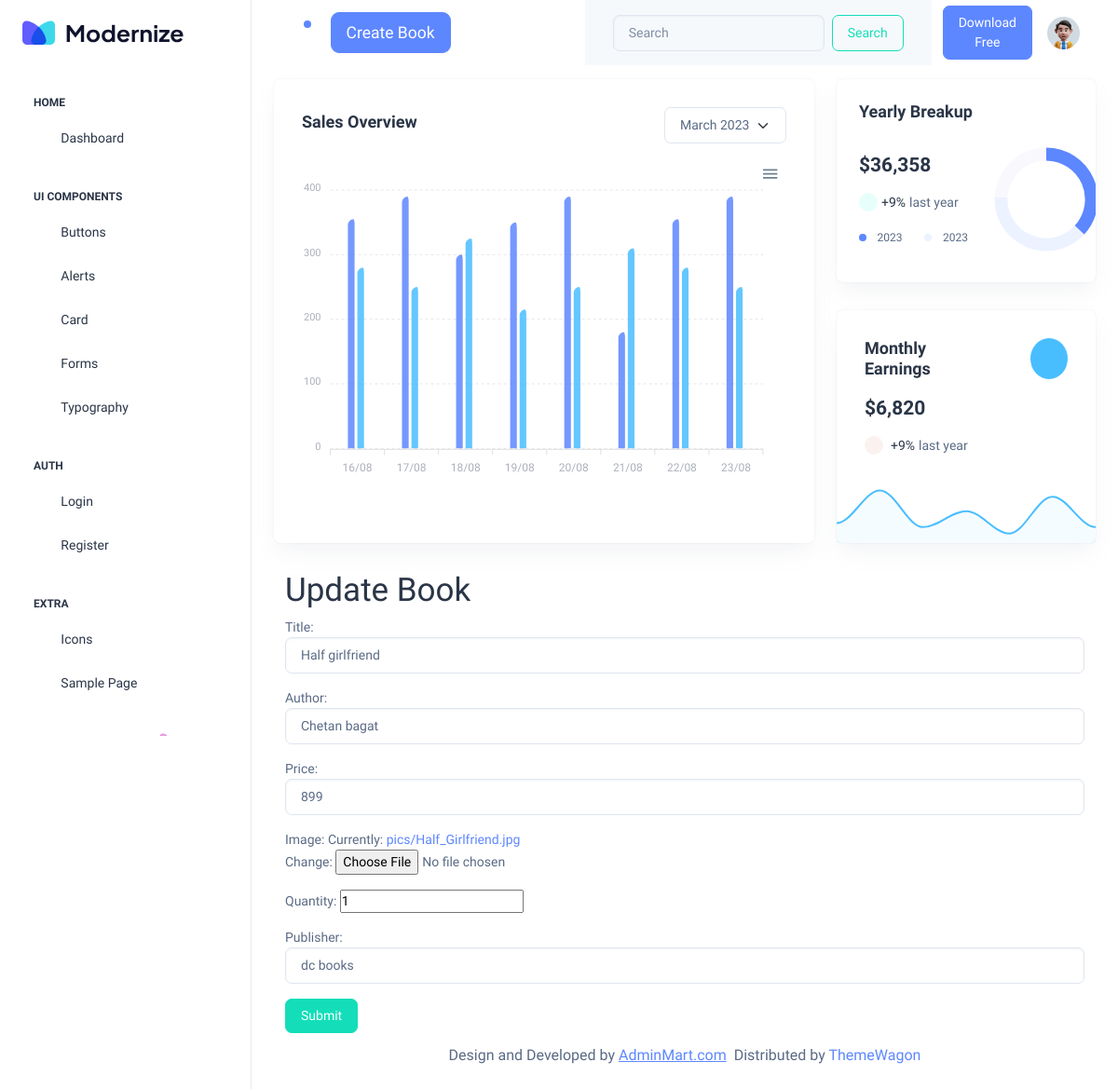
The app's page /update/23, older data.
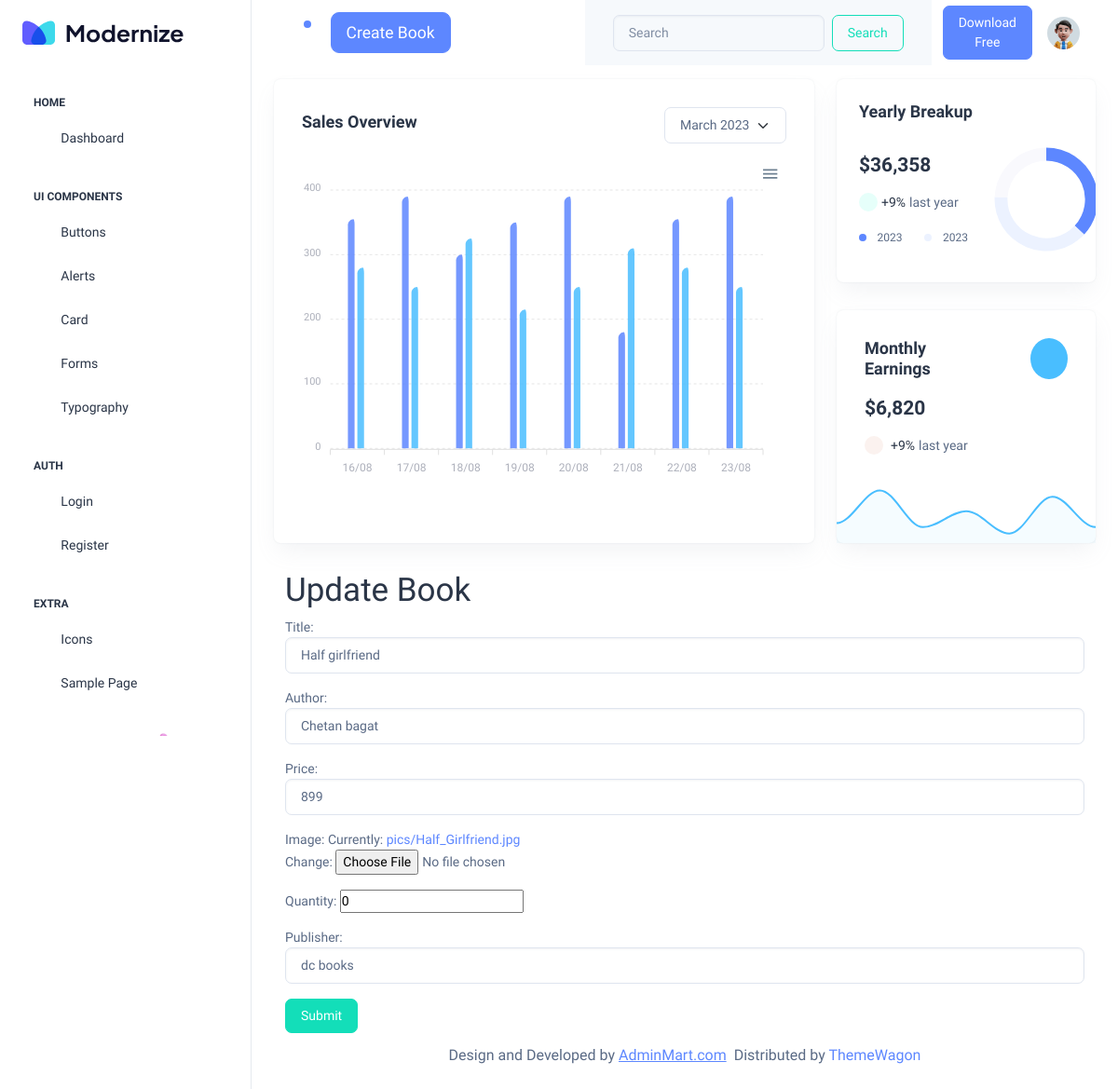
The same page, newer data.
### crudapp/models.py (models this page shows, shortened)
class Book(models.Model):
    title = models.CharField(max_length=250, null=True, blank=True)
    author = models.CharField(max_length=250, null=True, blank=True)
    price = models.IntegerField(null=True, blank=True)
    image = models.ImageField(upload_to='pics')
    quantity = models.IntegerField()
    publisher = models.ForeignKey(Publisher, on_delete=models.CASCADE)

### crudapp/views.py (the view)
# urls.py: path('update/<int:book_id>', views.UpdateBook, name='update'),
def UpdateBook(request,book_id):
    book=Book.objects.get(id=book_id)
    if request.method=='POST':
        form=BookForm(request.POST,request.FILES,instance=book)
        if form.is_valid():
            form.save()
            return redirect('/')
    else:
        form=BookForm(instance=book)
    return render(request,'admin/updatebook.html',{'form':form})

### crudapp/forms.py
class BookForm(forms.ModelForm):
    class Meta:
        model=Book
        fields='__all__'
        widgets={
            'title':forms.TextInput(attrs={'class':'form-control','placeholder':'Enter your book name'}),
            'author':forms.TextInput(attrs={'class':'form-control','placeholder':'Enter author name'}),
            'price':forms.NumberInput(attrs={'class':'form-control','placeholder':'Enter your book price'}),
            'publisher':forms.Select(attrs={'class':'form-control','placeholder':'Select publisher name'})
        }

### crudapp/models.py (called while the page is built)
    def __str__(self):
        return self.name

### templates/admin/updatebook.html (shortened to what this page needs)
{% extends 'admin/base.html' %}
{% block content %}
<body>
    <div class="container">
    <h1>Update Book</h1>
    <form action="" method="POST" enctype="multipart/form-data">
        {{form.as_p}}
        <button type="submit" class="btn btn-success">Submit</button>
    </form>
</div>
</body>
{% endblock %}

Row changes from the older to the newer data that the page shows:
changed Book "Half girlfriend": quantity "1" → "0"
